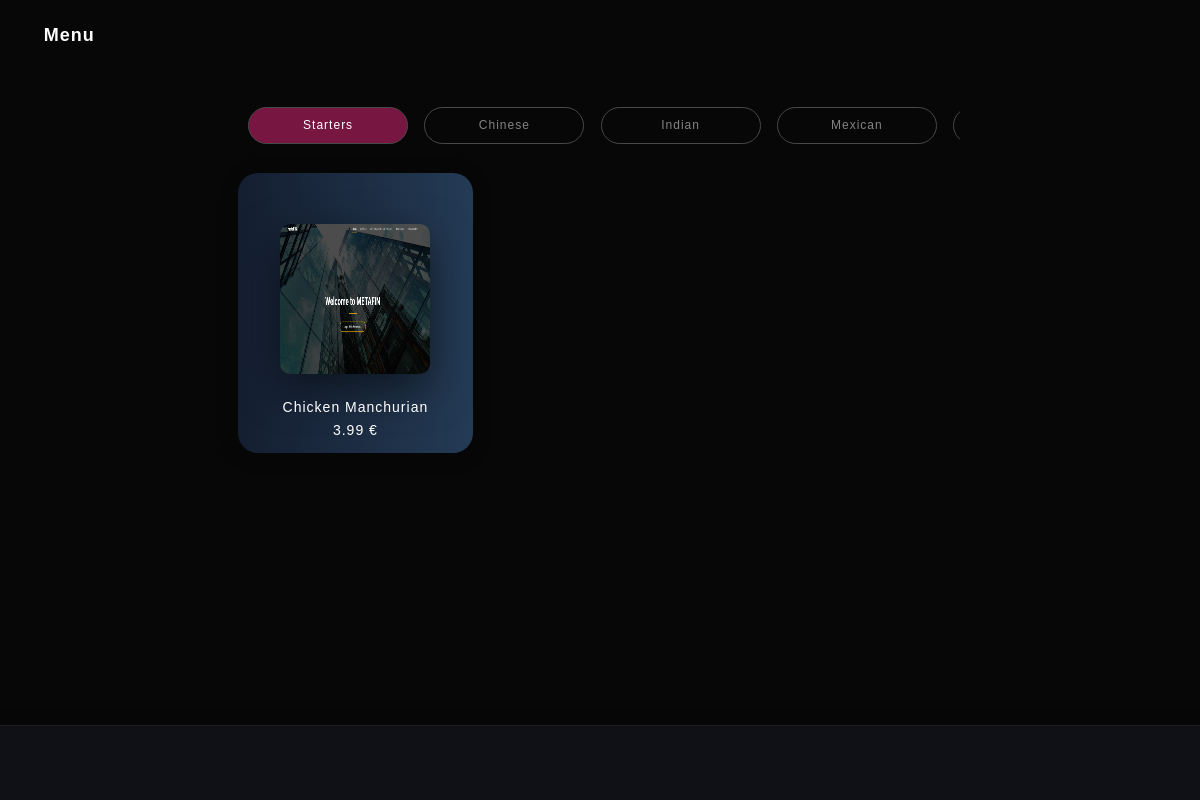
/menu/category/starters (signed in), run on the app's committed database.
### menu/models.py (models this page shows)
class Products(models.Model):
    product_id= models.AutoField(primary_key=True,blank=False)
    product_name= models.CharField(max_length=500)
    product_price= models.CharField(max_length=100)
    product_image= models.FileField(upload_to='images/')
    product_category= models.CharField(max_length=100)

### menu/views.py (the view)
# urls.py: path('', display_menu),
def display_menu(req,categoryParam=''):
    if not req.user.is_authenticated:
      return redirect('/')
    if categoryParam == "":
      return redirect('category/starters')
    else:
      categoryParam= categoryParam.capitalize()
    products= Products.objects.filter(product_category=categoryParam)
    return render(req,'menu.html',{
      "menu_products": products,
      "active_cat":categoryParam,
    })

### templates/menu.html (shortened to what this page needs)
{% load static %}
<!DOCTYPE HTML>
<html lang="en">
<head>
    <link rel="stylesheet" type="text/css" href="{% static 'css/bootstrap.css' %}">
    <link rel="stylesheet" type="text/css" href="{% static 'css/style.css' %}">
    <link rel="stylesheet" type="text/css" href="{% static 'fonts/css/fontawesome-all.min.css' %}">
    <link rel="stylesheet" type="text/css" href="{% static 'css/custom.css' %}">
</head>
<body class="theme-dark">
    <div id="page">
        <div class="page-content">
            <div id="footer-bar" class="footer-bar-3 row m-0">
                <a href="" class="mt-2 active-footer"> <i class="fa fa-home"></i></a>
                <a href="/cart" class="mt-2"><i class="fa fa-shopping-cart"></i></a>
                <a id="animated-cart" href="/orders" class="mt-2" style="display:none;">
                <a id="general-cart" href="/orders" class="mt-2"><i class="fa fa-archive"></i>
                </a>
            </div>
            <div class="p-2 mt-3 flex-grow-1">
                <a href="/">
                    <h1 id="current_address" class="f18 fsn ls1 fw600 ml-2 ff"><i class="fa fa-angle-left font-16 pr-2"></i>
                        Menu </h1>
                </a>
            </div>
            <div class="content" style="margin-left:20%!important;margin-right:20%!important;">
                 <div id="quickMenu" style="margin-top:30px;">
                    <div class="d-flex" style="overflow-x:scroll;">
                        <div class="p-2">
                            <a {% if active_cat == 'Starters'%} id="menu_active" {% endif%}
                                href="starters"
                                class="btn btn-border btn-m btn-full mb-3 rounded-xl silver-border font-istok faded-text fw500 fsn ls1 ff"
                                style="line-height:0.8;min-width:160px;">Starters</a>
                        </div>
                        <div class="p-2">
                            <a {% if active_cat == 'Chinese'%} id="menu_active" {% endif%}
                                href="chinese"
                                class="btn btn-border btn-m btn-full mb-3 rounded-xl silver-border font-istok faded-text fw500 fsn ls1 ff"
                                style="line-height:0.8;min-width:160px;">Chinese</a>
                        </div>
                        <div class="p-2">
                            <a {% if active_cat == 'Indian'%} id="menu_active" {% endif%}
                                href="indian"
                                class="btn btn-border btn-m btn-full mb-3 rounded-xl silver-border font-istok faded-text fw500 fsn ls1 ff"
                                style="line-height:0.8;min-width:160px;">Indian</a>
                        </div>
                        <div class="p-2">
                            <a {% if active_cat == 'Mexican'%} id="menu_active" {% endif%}
                                href="mexican"
                                class="btn btn-border btn-m btn-full mb-3 rounded-xl silver-border font-istok faded-text fw500 fsn ls1 ff"
                                style="line-height:0.8;min-width:160px;">Mexican</a>
                        </div>
                        <div class="p-2">
                            <a {% if active_cat == 'American'%} id="menu_active" {% endif%}
                                href="american"
                                class="btn btn-border btn-m btn-full mb-3 rounded-xl silver-border font-istok faded-text fw500 fsn ls1 ff"
                                style="line-height:0.8;min-width:160px;">American</a>
                        </div>
                    </div>
                </div>
                <div class="ml-2 mr-2 mt-2">
                    <div class="row" id="recipes_menu_div">
                        {% if menu_products %}
                        {% for product in menu_products %}
                        <div class="col-12 col-lg-4" style="padding-left:5px;padding-right:5px;margin-bottom:10px;">
                            <a href="javascript:void(0)" class="menu_product" data-product-id="{{product.product_id}}" >
                                <div class="card card-style store-bg" data-card-height="280" style="margin:0px!important;">
                                    <div class="card-center" style="top:45%;left:10%!important;right:10%!important;transform:translateY(-50%)!important;">
                                        <img class="product-display-image sdow"
                                            src="/media/{{product.product_image}}"
                                            alt="">
                                    </div>
                                    <div class="card-bottom text-center mb-2">
                                        <h2 class="color-white font-14 recipe_h2 fw300 fsn ls1">
                                            {{ product.product_name}}</h2>
                                        <h2 class="color-white font-14 recipe_h2 fw300 fsn ls1">
                                            {{product.product_price}} €</h2>
                                    </div>
                                    <div class="card-overlay opacity-70"></div>
                                </div>
                            </a>
                        </div>
                        {% endfor %}
                        {% else %}
                           <div class="col-12">
                              <h6 class="align-center mt-5">Sorry could not find any products </h6>
                            </div>
                        {% endif %}
                    </div>
                </div>
            </div>
        </div>
    </div>
</body>

### projectOne/static/css/style.css (style rules this page uses)
body, html { font-size: 13px; font-family: 'Varela Round', sans-serif !important; font-weight: normal; line-height: 24px !important; color: #727272 !important; background: #070708 !important; scroll-behavior: smooth; }
h1, h2, h3, h4, h5, h6, p { color: #1f1f1f; font-family: 'Varela Round', sans-serif !important; font-weight: normal; margin-bottom: 5px; }
h1 { font-size: 18px; line-height: 30px; padding-bottom: 5px; }
h2 { font-size: 21px; line-height: 25px; }
a { text-decoration: none !important; }
.fsn { font-style: normal !important; }
#page { overflow-x: hidden; position: relative; }
.page-content { position: relative; transition: all 300ms ease; padding-bottom: 80px; background: #070708; padding-bottom: calc(80px + (constant(safe-area-inset-bottom))*1.1); padding-bottom: calc(80px + (env(safe-area-inset-bottom))*1.1); }
.content { margin: 20px 15px 25px 15px; }
.sdow { box-shadow: 0px 15px 40px rgb(0 0 0 / 50%) !important; }
.recipe_h2 { padding: 0 15px; text-align: center; line-height: 18px; }
.color-white { color: #FFF !important; }
#footer-bar { position: fixed; bottom: 0px; left: 0px; right: 0px; z-index: 98; background-color: #fcfcfc; display: flex; min-height: 75px; border-top: solid 1px rgba(0, 0, 0, 0.05); text-align: center; box-shadow: 0 -5px 15px 0 rgba(0, 0, 0, 0.09) !important; transition: transform 350ms ease !important; }
#footer-bar a { color: #1f1f1f; padding-top: 12px; position: relative; flex: 1 1 auto; }
#footer-bar a i { font-size: 20px; position: relative; z-index: 2; }
.footer-bar-3 a { padding-top: 18px !important; }
.rounded-xl { border-radius: 50px !important; }
.opacity-70 { opacity: 0.7; }
.font-14 { font-size: 14px !important; }
.font-16 { font-size: 16px !important; }
.fw500 { font-weight: 500 !important; }
.btn { font-weight: normal; transition: all 300ms ease; color: #FFF; }
.btn-full { display: block; }
.btn-m { font-size: 12px; padding: 13px 20px !important; }
.row { margin-bottom: 30px; }
.card { background-size: cover; border: 0px !important; max-height: 150000px; margin-bottom: 30px; background-position: center center !important; }
.card-style { overflow: hidden; margin: 0px 15px 30px 15px; border-radius: 20px; border: none; box-shadow: 0 4px 24px 0 rgba(0, 0, 0, 0.1); }
.card-style .card-overlay { border-radius: 20px; }
.card-bottom { z-index: 2; position: absolute; left: 0px; right: 0px; bottom: 0px; }
.card-center { z-index: 2; position: absolute; left: 30%; right: 30%; transform: translateY(100%); background-position: center center; background-size: cover !important; }
.card-overlay { left: 0px; right: 0px; top: 0px; bottom: 0px; position: absolute; z-index: 1; }
.theme-dark h1, .theme-dark h2, .theme-dark h3, .theme-dark h4, .theme-dark h5, .theme-dark h6, .theme-dark #footer-bar a i { color: #FFF; }
.theme-dark, .theme-dark #page { background-color: #070708 !important; }
.theme-dark .card, .theme-dark #preloader { background-color: rgba(7, 7, 8, 0.8); }
.theme-dark #footer-bar { border-top: solid 1px rgba(255, 255, 255, 0.05) !important; background-color: #0f1117 !important; color: #FFF; }

### projectOne/static/css/custom.css (style rules this page uses)
.color-white { color:#fff!important; }
.ls1 { letter-spacing: 1px; }
.ff { font-family: 'Varela Round', sans-serif !important; }
.store-bg { background:linear-gradient(to right,#141e30, #243b55) !important; }
.active-footer i { color: #E9CC65 !important; }
.silver-border { border: 1px solid #484848 !important; color: rgba(255, 255, 255, .5) !important; }
#menu_active { background: #761641; color: #fff !important; }
.faded-text { color: #52514f; }
.product-display-image { display: block; width: 80%; margin-left: auto; margin-right: auto; height:150px; border-radius:10px!important; }
.fw600 { font-weight: 600; }

### data on the page
Products: product_image (picture), product_name "Chicken Manchurian", product_price "3.99"
